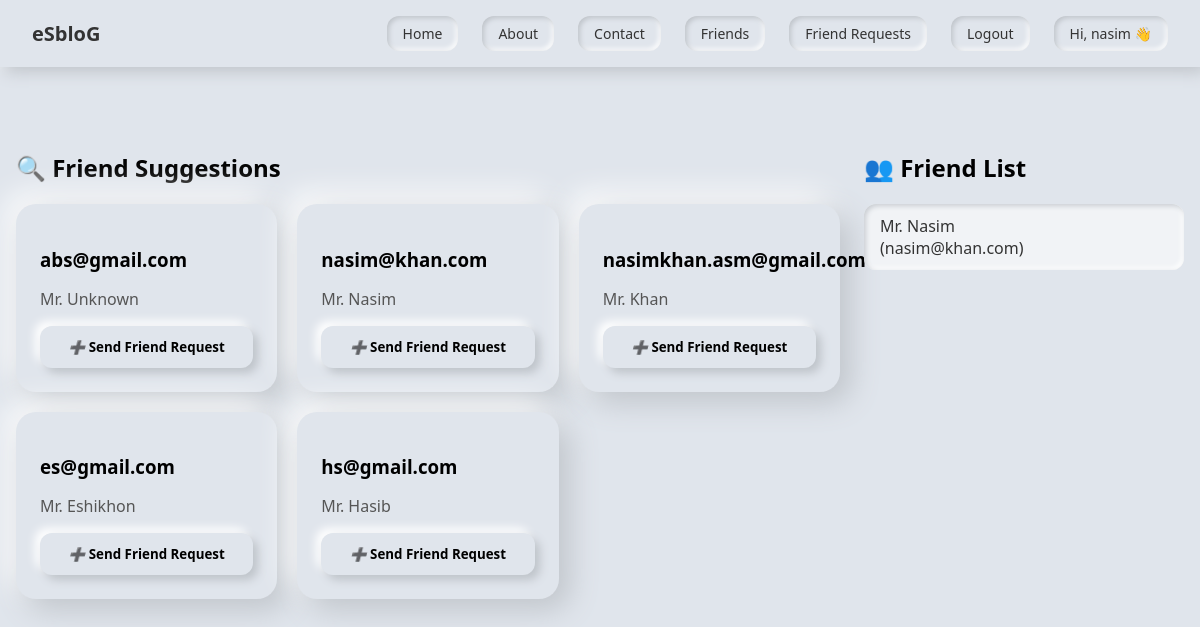
Screenshot of /friends/ (signed in) with the database file from the repository.
### dashboard/models.py (models this page shows, shortened)
class Login_info_new_p(models.Model):
    fname = models.CharField(max_length=100,default="Mr.")
    lname = models.CharField(max_length=100,default="Unknown")
    email = models.EmailField(max_length=50)
    password = models.CharField(max_length=50)

### friends/views.py (the view)
# urls.py: path('friends/',views.allFriends,name="friends"),
def allFriends(request):
    my_id = request.session.get("user_id")
    all_users = Login_info_new_p.objects.all()
    user_data = {u.id: {0: u.email, 1: u.fname, 2: u.lname} for u in all_users}
    friendships = friend_list.objects.filter(user_id=my_id)
    friends_data = []
    for fr in friendships:
        u = fr.friend_id
        friends_data.append({
            "my_id": fr.user_id.id,
            "id": u.id,
            "name": f"{u.fname} {u.lname}",
            "email": u.email,
        })
    return render(request, "friends/friend_list.html", {
        "friends": friends_data,
        "my_id": my_id,  # fix here
        "user_data": user_data
    })

### friends/templates/friends/friend_list.html (shortened to what this page needs)
{% include "dashboard/header.html" %}
<div class="page-wrapper">
  <div class="suggestions">
    <h2>🔍 Friend Suggestions</h2>
    <div class="grid">
      {% for u,v in user_data.items %}
        <div class="container">
          <h3 class="username">{{ v.0 }}</h3>
          <p class="content">{{ v.1 }} {{ v.2 }}</p>
          <button class="action-btn">
            <a href="{% url 'send_friend_request' u %}"><i>➕</i> Send Friend Request</a>
          </button>
        </div>
      {% endfor %}
    </div>
  </div>
  <div class="friendlist">
    <h2>👥 Friend List</h2>
    <ul class="friend-list">
      {% for friend in friends %}
        <li class="friend">{{ friend.name }}<br>({{ friend.email }})</li>
      {% empty %}
        <li class="friend">No friends added yet.</li>
      {% endfor %}
    </ul>
  </div>
</div>
{% include "dashboard/footer.html" %}

### dashboard/templates/dashboard/header.html (shortened to what this page needs)
{% load static %}
<!DOCTYPE html>
<html lang="en">
<head>
</head>
<body>
  <nav class="navbar" role="navigation" aria-label="main">
    <a class="logo" href="{% url 'home' %}">eSbloG</a>
    <ul>
      <li><a href="{% url 'home' %}">Home</a></li>
      <li><a href="{% url 'home' %}">About</a></li>
      <li><a href="{% url 'home' %}">Contact</a></li>
      {% if request.session.user_id %}
        <li><a href="{% url 'friends' %}">Friends</a></li>
        <li><a href="{% url 'friends_req' %}">Friend Requests</a></li>
        <li><a href="{% url 'logout' %}">Logout</a></li>
        <li><a href="">Hi, {{ request.session.name }} 👋</a></li>
      {% else %}
        <li><a href="{% url 'login' %}">Login</a></li>
      {% endif %}
    </ul>
  </nav>
  <div class="page-wrap">

### dashboard/templates/dashboard/header.html (style rules this page uses)
* { box-sizing: border-box; font-family: 'Segoe UI', sans-serif; }
body { background: #e0e5ec; display: flex; flex-direction: column; align-items: center; min-height: 100vh; margin: 0; }
.navbar { width: 100%; background: #e0e5ec; padding: 1rem 2rem; display: flex; justify-content: space-between; align-items: center; box-shadow: 5px 5px 15px #bec3c9, -5px -5px 15px #ffffff; position: sticky; top: 0; left: 0; z-index: 1000; }
.navbar .logo { font-size: 20px; font-weight: bold; color: #333; text-decoration: none; }
.navbar ul { list-style: none; display: flex; gap: 1.5rem; margin: 0; padding: 0; }
.navbar ul li { display: inline; }
.navbar ul li a { text-decoration: none; color: #333; padding: 0.5rem 1rem; border-radius: 12px; background: #e0e5ec; box-shadow: inset 2px 2px 5px #bec3c9, inset -2px -2px 5px #ffffff; font-size: 14px; transition: all 0.2s ease-in-out; display: inline-block; }
.page-wrap { width: 100%; display: flex; justify-content: center; padding: 2rem 1rem; }

### friends/templates/friends/friend_list.html (style rules this page uses)
.page-wrapper { display: flex; gap: 24px; margin-top: 2rem; align-items: flex-start; }
.suggestions { flex: 1; }
.friendlist { flex: 0 0 320px; position: sticky; top: 20px; }
.grid { display: grid; gap: 20px; grid-template-columns: repeat(1, minmax(0, 1fr)); }
@media (min-width: 700px) { .grid { grid-template-columns: repeat(2, minmax(0, 1fr)); } }
@media (min-width: 1100px) { .grid { grid-template-columns: repeat(3, minmax(0, 1fr)); } }
.container { background: #e0e5ec; padding: 1.5rem; border-radius: 20px; box-shadow: 10px 10px 30px #bec3c9, -10px -10px 30px #ffffff; text-align: left; }
.username { font-weight: 700; margin-bottom: .5rem; }
.content { color:#555; margin-bottom: 1rem; }
.action-btn { width: 100%; padding: .75rem 1rem; border: 0; border-radius: 12px; background: #e0e5ec; box-shadow: 5px 5px 10px #bec3c9, -5px -5px 10px #ffffff; font-weight: 700; cursor: pointer; }
.action-btn a { color: inherit; text-decoration: none; display:block; }
.friend-list { list-style: none; padding: 0; margin: 1rem 0 0; }
.friend { background: #f1f3f6; margin: .5rem 0; padding: .7rem 1rem; border-radius: 12px; box-shadow: inset 2px 2px 5px #c9cdd2, inset -2px -2px 5px #ffffff; color: #333; font-weight: 500; }

### rows the page displays
Login_info_new_p: session.name "nasim", email "nasim@khan.com", fname "Mr.", lname "Nasim", email "nasim@khan.com"
Login_info_new_p: email "abs@gmail.com", fname "Mr.", lname "Unknown"
Login_info_new_p: email "nasimkhan.asm@gmail.com", fname "Mr.", lname "Khan"
Login_info_new_p: email "es@gmail.com", fname "Mr.", lname "Eshikhon"
Login_info_new_p: email "hs@gmail.com", fname "Mr.", lname "Hasib"

### other values shown
{{ friend.name }} "Mr. Nasim"
